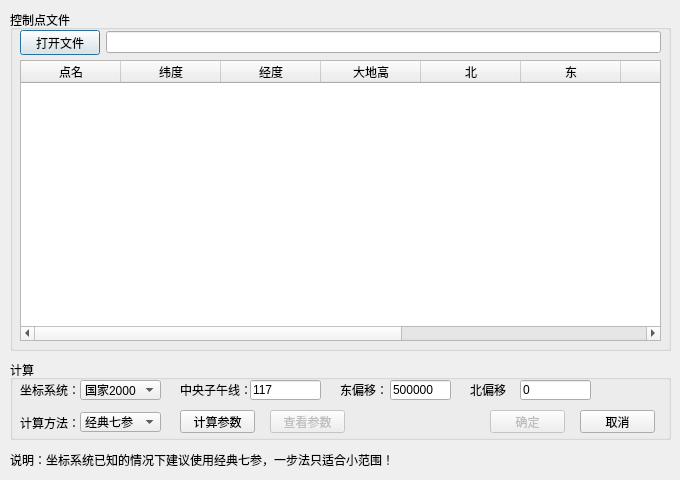
<?xml version="1.0" encoding="UTF-8"?>
<ui version="4.0">
 <class>SevenParameterDialog</class>
 <widget class="QDialog" name="SevenParameterDialog">
  <property name="geometry">
   <rect>
    <x>0</x>
    <y>0</y>
    <width>680</width>
    <height>480</height>
   </rect>
  </property>
  <property name="windowTitle">
   <string>七参数计算</string>
  </property>
  <widget class="QGroupBox" name="groupBox_4">
   <property name="geometry">
    <rect>
     <x>10</x>
     <y>10</y>
     <width>661</width>
     <height>341</height>
    </rect>
   </property>
   <property name="title">
    <string>控制点文件</string>
   </property>
   <widget class="QWidget" name="layoutWidget">
    <property name="geometry">
     <rect>
      <x>10</x>
      <y>20</y>
      <width>641</width>
      <height>25</height>
     </rect>
    </property>
    <layout class="QHBoxLayout" name="horizontalLayout_19">
     <item>
      <widget class="QPushButton" name="pushButton_Target_File">
       <property name="text">
        <string>打开文件</string>
       </property>
      </widget>
     </item>
     <item>
      <widget class="QLineEdit" name="lineEdit_GCP_FilePath">
       <property name="enabled">
        <bool>true</bool>
       </property>
       <property name="text">
        <string/>
       </property>
       <property name="readOnly">
        <bool>true</bool>
       </property>
      </widget>
     </item>
    </layout>
    <zorder>lineEdit_GCP_FilePath</zorder>
    <zorder>pushButton_Target_File</zorder>
   </widget>
   <widget class="QTableWidget" name="tableWidget">
    <property name="geometry">
     <rect>
      <x>10</x>
      <y>50</y>
      <width>641</width>
      <height>281</height>
     </rect>
    </property>
    <column>
     <property name="text">
      <string>点名</string>
     </property>
    </column>
    <column>
     <property name="text">
      <string>纬度</string>
     </property>
    </column>
    <column>
     <property name="text">
      <string>经度</string>
     </property>
    </column>
    <column>
     <property name="text">
      <string>大地高</string>
     </property>
    </column>
    <column>
     <property name="text">
      <string>北</string>
     </property>
    </column>
    <column>
     <property name="text">
      <string>东</string>
     </property>
    </column>
    <column>
     <property name="text">
      <string>高</string>
     </property>
    </column>
    <column>
     <property name="text">
      <string>dX</string>
     </property>
    </column>
    <column>
     <property name="text">
      <string>dY</string>
     </property>
    </column>
    <column>
     <property name="text">
      <string>dZ</string>
     </property>
    </column>
   </widget>
  </widget>
  <widget class="QLabel" name="label_16">
   <property name="geometry">
    <rect>
     <x>10</x>
     <y>450</y>
     <width>391</width>
     <height>20</height>
    </rect>
   </property>
   <property name="frameShape">
    <enum>QFrame::NoFrame</enum>
   </property>
   <property name="text">
    <string>说明：坐标系统已知的情况下建议使用经典七参，一步法只适合小范围！</string>
   </property>
  </widget>
  <widget class="QGroupBox" name="groupBox">
   <property name="geometry">
    <rect>
     <x>10</x>
     <y>360</y>
     <width>661</width>
     <height>80</height>
    </rect>
   </property>
   <property name="title">
    <string>计算</string>
   </property>
   <widget class="QLabel" name="label_15">
    <property name="geometry">
     <rect>
      <x>10</x>
      <y>20</y>
      <width>61</width>
      <height>20</height>
     </rect>
    </property>
    <property name="text">
     <string>坐标系统：</string>
    </property>
    <property name="alignment">
     <set>Qt::AlignLeading|Qt::AlignLeft|Qt::AlignVCenter</set>
    </property>
   </widget>
   <widget class="QLabel" name="label_6">
    <property name="geometry">
     <rect>
      <x>10</x>
      <y>51</y>
      <width>61</width>
      <height>23</height>
     </rect>
    </property>
    <property name="text">
     <string>计算方法：</string>
    </property>
    <property name="alignment">
     <set>Qt::AlignLeading|Qt::AlignLeft|Qt::AlignVCenter</set>
    </property>
   </widget>
   <widget class="QLabel" name="label_49">
    <property name="geometry">
     <rect>
      <x>460</x>
      <y>20</y>
      <width>41</width>
      <height>20</height>
     </rect>
    </property>
    <property name="text">
     <string>北偏移：</string>
    </property>
   </widget>
   <widget class="QLineEdit" name="lineEditt_FalseEast">
    <property name="enabled">
     <bool>true</bool>
    </property>
    <property name="geometry">
     <rect>
      <x>380</x>
      <y>20</y>
      <width>61</width>
      <height>20</height>
     </rect>
    </property>
    <property name="text">
     <string>500000</string>
    </property>
   </widget>
   <widget class="QLabel" name="label_7">
    <property name="geometry">
     <rect>
      <x>170</x>
      <y>20</y>
      <width>72</width>
      <height>20</height>
     </rect>
    </property>
    <property name="text">
     <string>中央子午线：</string>
    </property>
   </widget>
   <widget class="QComboBox" name="comboBox_Project">
    <property name="enabled">
     <bool>true</bool>
    </property>
    <property name="geometry">
     <rect>
      <x>70</x>
      <y>20</y>
      <width>81</width>
      <height>20</height>
     </rect>
    </property>
    <property name="editable">
     <bool>false</bool>
    </property>
    <property name="currentIndex">
     <number>0</number>
    </property>
    <item>
     <property name="text">
      <string>国家2000</string>
     </property>
    </item>
    <item>
     <property name="text">
      <string>北京54</string>
     </property>
    </item>
    <item>
     <property name="text">
      <string>西安80</string>
     </property>
    </item>
   </widget>
   <widget class="QLineEdit" name="lineEdit_FalseNorth">
    <property name="enabled">
     <bool>true</bool>
    </property>
    <property name="geometry">
     <rect>
      <x>510</x>
      <y>20</y>
      <width>71</width>
      <height>20</height>
     </rect>
    </property>
    <property name="text">
     <string>0</string>
    </property>
   </widget>
   <widget class="QComboBox" name="comboBox_CaculateMethod">
    <property name="geometry">
     <rect>
      <x>70</x>
      <y>52</y>
      <width>81</width>
      <height>20</height>
     </rect>
    </property>
    <property name="currentText">
     <string>经典七参</string>
    </property>
    <item>
     <property name="text">
      <string>经典七参</string>
     </property>
    </item>
    <item>
     <property name="text">
      <string>一步法</string>
     </property>
    </item>
   </widget>
   <widget class="QLineEdit" name="lineEdit_MiddleLon">
    <property name="enabled">
     <bool>true</bool>
    </property>
    <property name="geometry">
     <rect>
      <x>240</x>
      <y>20</y>
      <width>71</width>
      <height>20</height>
     </rect>
    </property>
    <property name="text">
     <string>117</string>
    </property>
   </widget>
   <widget class="QLabel" name="label_26">
    <property name="geometry">
     <rect>
      <x>330</x>
      <y>20</y>
      <width>48</width>
      <height>20</height>
     </rect>
    </property>
    <property name="text">
     <string>东偏移：</string>
    </property>
   </widget>
   <widget class="QPushButton" name="pushButton_Caculate">
    <property name="geometry">
     <rect>
      <x>170</x>
      <y>50</y>
      <width>75</width>
      <height>23</height>
     </rect>
    </property>
    <property name="text">
     <string>计算参数</string>
    </property>
   </widget>
   <widget class="QPushButton" name="pushButton_View">
    <property name="enabled">
     <bool>false</bool>
    </property>
    <property name="geometry">
     <rect>
      <x>260</x>
      <y>50</y>
      <width>75</width>
      <height>23</height>
     </rect>
    </property>
    <property name="text">
     <string>查看参数</string>
    </property>
   </widget>
   <widget class="QPushButton" name="pushButton_Cancel">
    <property name="geometry">
     <rect>
      <x>570</x>
      <y>50</y>
      <width>75</width>
      <height>23</height>
     </rect>
    </property>
    <property name="text">
     <string>取消</string>
    </property>
   </widget>
   <widget class="QPushButton" name="pushButton_Enter">
    <property name="enabled">
     <bool>false</bool>
    </property>
    <property name="geometry">
     <rect>
      <x>480</x>
      <y>50</y>
      <width>75</width>
      <height>23</height>
     </rect>
    </property>
    <property name="text">
     <string>确定</string>
    </property>
   </widget>
  </widget>
 </widget>
 <resources/>
 <connections/>
</ui>
